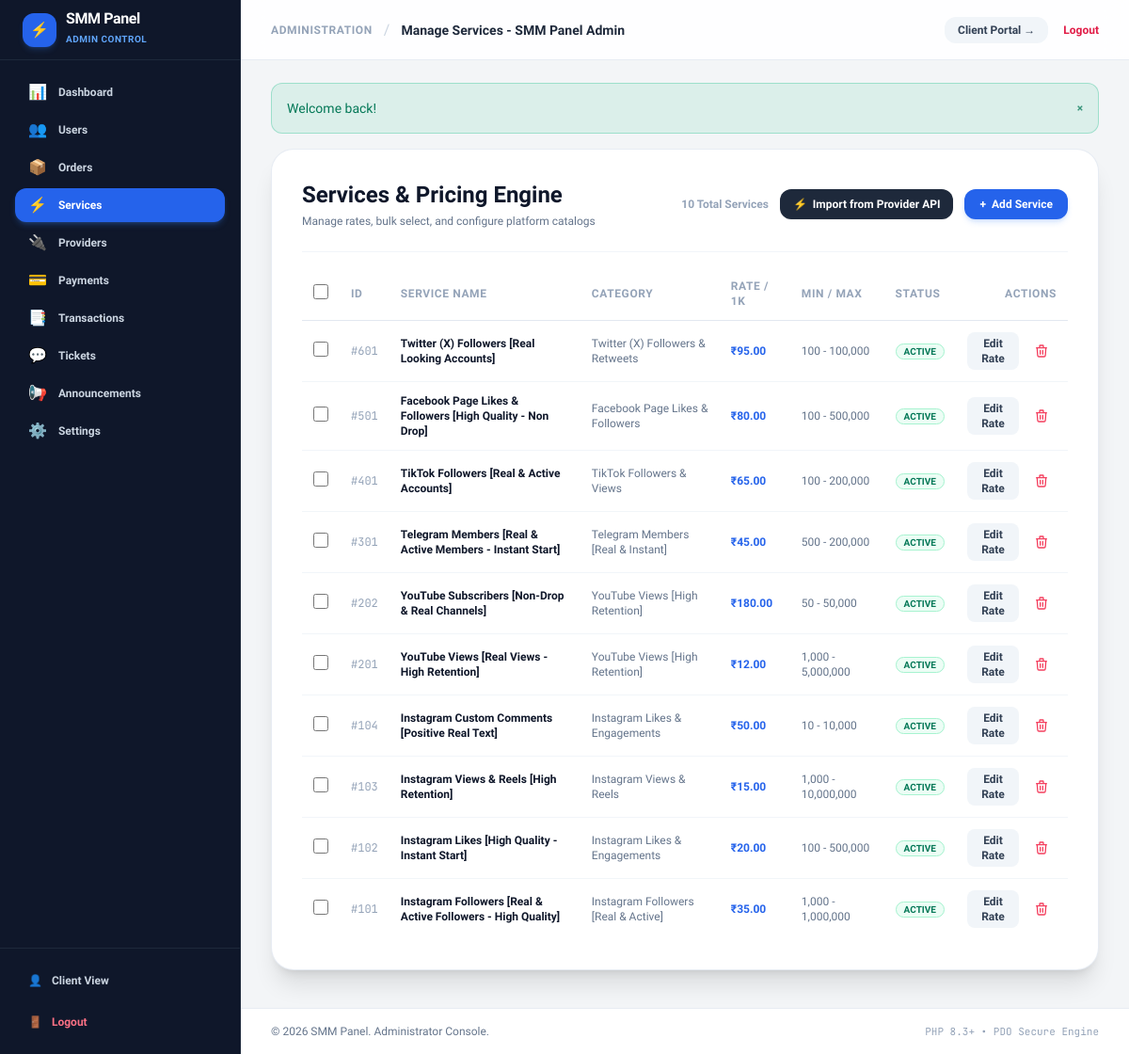
Page /admin/services.php (signed in) on the committed database.
### tables this page shows
CREATE TABLE `services` (
  `id` INT UNSIGNED AUTO_INCREMENT PRIMARY KEY,
  `category_id` INT UNSIGNED NOT NULL,
  `provider_id` INT UNSIGNED NULL,
  `provider_service_id` VARCHAR(64) NULL,
  `name` VARCHAR(255) NOT NULL,
  `rate_per_1000` DECIMAL(10, 4) NOT NULL,
  `original_rate` DECIMAL(10, 4) NULL,
  `min_quantity` INT UNSIGNED NOT NULL DEFAULT 10,
  `max_quantity` INT UNSIGNED NOT NULL DEFAULT 100000,
  `service_type` ENUM('default', 'custom_comments', 'package', 'poll') NOT NULL DEFAULT 'default',
  `speed` VARCHAR(100) DEFAULT 'Fast Delivery',
  `description` TEXT NULL,
  `status` ENUM('active', 'inactive') NOT NULL DEFAULT 'active',
  `created_at` TIMESTAMP DEFAULT CURRENT_TIMESTAMP,
  `updated_at` TIMESTAMP DEFAULT CURRENT_TIMESTAMP ON UPDATE CURRENT_TIMESTAMP,
  FOREIGN KEY (`category_id`) REFERENCES `categories`(`id`) ON DELETE CASCADE,
  FOREIGN KEY (`provider_id`) REFERENCES `providers`(`id`) ON DELETE SET NULL,
  INDEX `idx_service_status` (`status`),
  INDEX `idx_service_provider_mapping` (`provider_id`, `provider_service_id`)
);

CREATE TABLE `categories` (
  `id` INT UNSIGNED AUTO_INCREMENT PRIMARY KEY,
  `name` VARCHAR(120) NOT NULL,
  `platform` ENUM('instagram', 'youtube', 'telegram', 'facebook', 'tiktok', 'twitter', 'other') NOT NULL DEFAULT 'other',
  `sort_order` INT NOT NULL DEFAULT 0,
  `status` ENUM('active', 'inactive') NOT NULL DEFAULT 'active',
  `created_at` TIMESTAMP DEFAULT CURRENT_TIMESTAMP,
  `updated_at` TIMESTAMP DEFAULT CURRENT_TIMESTAMP ON UPDATE CURRENT_TIMESTAMP,
  INDEX `idx_category_platform` (`platform`)
);

### admin/services.php (the view, shortened to what this page needs)
<?php
require_once __DIR__ . '/../includes/functions.php';
$db = Database::getConnection();
$services = $db->query("
    SELECT s.*, c.name AS category_name
    FROM services s
    JOIN categories c ON s.category_id = c.id
    ORDER BY s.id DESC
")->fetchAll();
require_once __DIR__ . '/../includes/header.php';
?>
<div class="max-w-7xl mx-auto my-4 space-y-6">
    <div class="bg-white rounded-3xl p-6 sm:p-8 border border-slate-200/80 shadow-xl">
        <div class="flex flex-col sm:flex-row sm:items-center justify-between gap-4 pb-6 border-b border-slate-100">
            <div>
                <h2 class="text-2xl font-extrabold text-slate-900">Services & Pricing Engine</h2>
                <p class="text-xs text-slate-500 mt-1">Manage rates, bulk select, and configure platform catalogs</p>
            </div>
            <div class="flex items-center gap-3">
                <span class="text-xs text-slate-400 font-bold"><?= count($services) ?> Total Services</span>
                <a href="/admin/import-services.php" class="px-3.5 py-2 bg-slate-800 hover:bg-slate-900 text-white rounded-xl text-xs font-bold transition-all flex items-center gap-1.5 shadow-sm">
                    <span>⚡</span> Import from Provider API
                </a>
                <button type="button" onclick="document.getElementById('addSvcForm').classList.toggle('hidden')" class="px-4 py-2 bg-blue-600 hover:bg-blue-700 text-white rounded-xl text-xs font-bold shadow-md shadow-blue-500/20 transition-all flex items-center gap-1.5">
                    <span>+</span> Add Service
                </button>
            </div>
        </div>
        <form id="bulkActionForm" action="/admin/services.php" method="POST">
            <div class="overflow-x-auto mt-4">
                <table class="w-full text-left text-xs">
                    <thead>
                        <tr class="border-b border-slate-200 text-slate-400 uppercase tracking-wider">
                            <th class="py-3 px-3 w-10 text-center">
                                <input type="checkbox" id="selectAllCheckbox" onchange="toggleSelectAll(this)" class="w-4 h-4 rounded border-slate-300 text-blue-600 focus:ring-blue-500 cursor-pointer">
                            </th>
                            <th class="py-3 px-3">ID</th>
                            <th class="py-3 px-3">Service Name</th>
                            <th class="py-3 px-3">Category</th>
                            <th class="py-3 px-3">Rate / 1K</th>
                            <th class="py-3 px-3">Min / Max</th>
                            <th class="py-3 px-3">Status</th>
                            <th class="py-3 px-3 text-right">Actions</th>
                        </tr>
                    </thead>
                    <tbody class="divide-y divide-slate-100 text-slate-700">
                        <?php foreach ($services as $s): ?>
                            <tr class="hover:bg-slate-50 transition-colors" id="row-<?= (int)$s['id'] ?>">
                                <td class="py-3 px-3 text-center">
                                    <input type="checkbox" name="selected_ids[]" value="<?= (int)$s['id'] ?>" onchange="updateBulkBar()" class="service-checkbox w-4 h-4 rounded border-slate-300 text-blue-600 focus:ring-blue-500 cursor-pointer">
                                </td>
                                <td class="py-3 px-3 font-mono text-slate-400">#<?= (int)$s['id'] ?></td>
                                <td class="py-3 px-3 font-bold text-slate-900"><?= e($s['name']) ?></td>
                                <td class="py-3 px-3 text-slate-500"><?= e($s['category_name']) ?></td>
                                <td class="py-3 px-3 font-extrabold text-blue-600 tabular-nums"><?= format_currency($s['rate_per_1000']) ?></td>
                                <td class="py-3 px-3 text-slate-500"><?= number_format($s['min_quantity']) ?> - <?= number_format($s['max_quantity']) ?></td>
                                <td class="py-3 px-3">
                                    <span class="px-2 py-0.5 rounded-full text-[10px] font-bold uppercase <?= $s['status'] === 'active' ? 'bg-emerald-50 text-emerald-700 border border-emerald-200' : 'bg-slate-100 text-slate-600 border border-slate-200' ?>">
                                        <?= e($s['status']) ?>
                                    </span>
                                </td>
                                <td class="py-3 px-3 text-right">
                                    <div class="inline-flex items-center gap-2">
                                        <button type="button" onclick="editRate(<?= (int)$s['id'] ?>, <?= (float)$s['rate_per_1000'] ?>, '<?= e(addslashes($s['name'])) ?>')" class="px-2.5 py-1 bg-slate-100 hover:bg-slate-200 text-slate-700 rounded-lg text-xs font-bold transition-colors">
                                            Edit Rate
                                        </button>
                                        <button type="button" onclick="confirmSingleDelete(<?= (int)$s['id'] ?>, '<?= e(addslashes($s['name'])) ?>')" class="px-2 py-1 text-rose-500 hover:bg-rose-50 rounded-lg text-xs font-bold transition-colors" title="Delete service">
                                            <svg class="w-4 h-4" fill="none" stroke="currentColor" viewBox="0 0 24 24"><path stroke-linecap="round" stroke-linejoin="round" stroke-width="2" d="M19 7l-.867 12.142A2 2 0 0116.138 21H7.862a2 2 0 01-1.995-1.858L5 7m5 4v6m4-6v6m1-10V4a1 1 0 00-1-1h-4a1 1 0 00-1 1v3M4 7h16"/></svg>
                                        </button>
                                    </div>
                                </td>
                            </tr>
                        <?php endforeach; ?>
                    </tbody>
                </table>
            </div>
        </form>
    </div>
</div>
<?php require_once __DIR__ . '/../includes/footer.php'; ?>

### rows in the picture
services: id "601", name "Twitter (X) Followers [Real Looking Accounts]", category.name "Twitter (X) Followers & Retweets", rate_per_1000 "₹95.00", min_quantity "100", max_quantity "100,000", status "ACTIVE"
services: id "501", name "Facebook Page Likes & Followers [High Quality - Non Drop]", category.name "Facebook Page Likes & Followers", rate_per_1000 "₹80.00", min_quantity "100", max_quantity "500,000", status "ACTIVE"
services: id "401", name "TikTok Followers [Real & Active Accounts]", category.name "TikTok Followers & Views", rate_per_1000 "₹65.00", min_quantity "100", max_quantity "200,000", status "ACTIVE"
services: id "301", name "Telegram Members [Real & Active Members - Instant Start]", category.name "Telegram Members [Real & Instant]", rate_per_1000 "₹45.00", min_quantity "500", max_quantity "200,000", status "ACTIVE"
services: id "202", name "YouTube Subscribers [Non-Drop & Real Channels]", category.name "YouTube Views [High Retention]", rate_per_1000 "₹180.00", min_quantity "50", max_quantity "50,000", status "ACTIVE"
services: id "201", name "YouTube Views [Real Views - High Retention]", category.name "YouTube Views [High Retention]", rate_per_1000 "₹12.00", min_quantity "1,000", max_quantity "5,000,000", status "ACTIVE"
services: id "104", name "Instagram Custom Comments [Positive Real Text]", category.name "Instagram Likes & Engagements", rate_per_1000 "₹50.00", min_quantity "10", max_quantity "10,000", status "ACTIVE"
services: id "103", name "Instagram Views & Reels [High Retention]", category.name "Instagram Views & Reels", rate_per_1000 "₹15.00", min_quantity "1,000", max_quantity "10,000,000", status "ACTIVE"
services: id "102", name "Instagram Likes [High Quality - Instant Start]", category.name "Instagram Likes & Engagements", rate_per_1000 "₹20.00", min_quantity "100", max_quantity "500,000", status "ACTIVE"
services: id "101", name "Instagram Followers [Real & Active Followers - High Quality]", category.name "Instagram Followers [Real & Active]", rate_per_1000 "₹35.00", min_quantity "1,000", max_quantity "1,000,000", status "ACTIVE"

### other values in the picture
app_name() "SMM Panel"
$link['icon'] "📊"
$link['name'] "Dashboard"
$link['icon'] "👥"
$link['name'] "Users"
$link['icon'] "📦"
$link['name'] "Orders"
$link['icon'] "⚡"
$link['name'] "Services"
$link['icon'] "🔌"
$link['name'] "Providers"
$link['icon'] "💳"
$link['name'] "Payments"
$link['icon'] "📑"
$link['name'] "Transactions"
